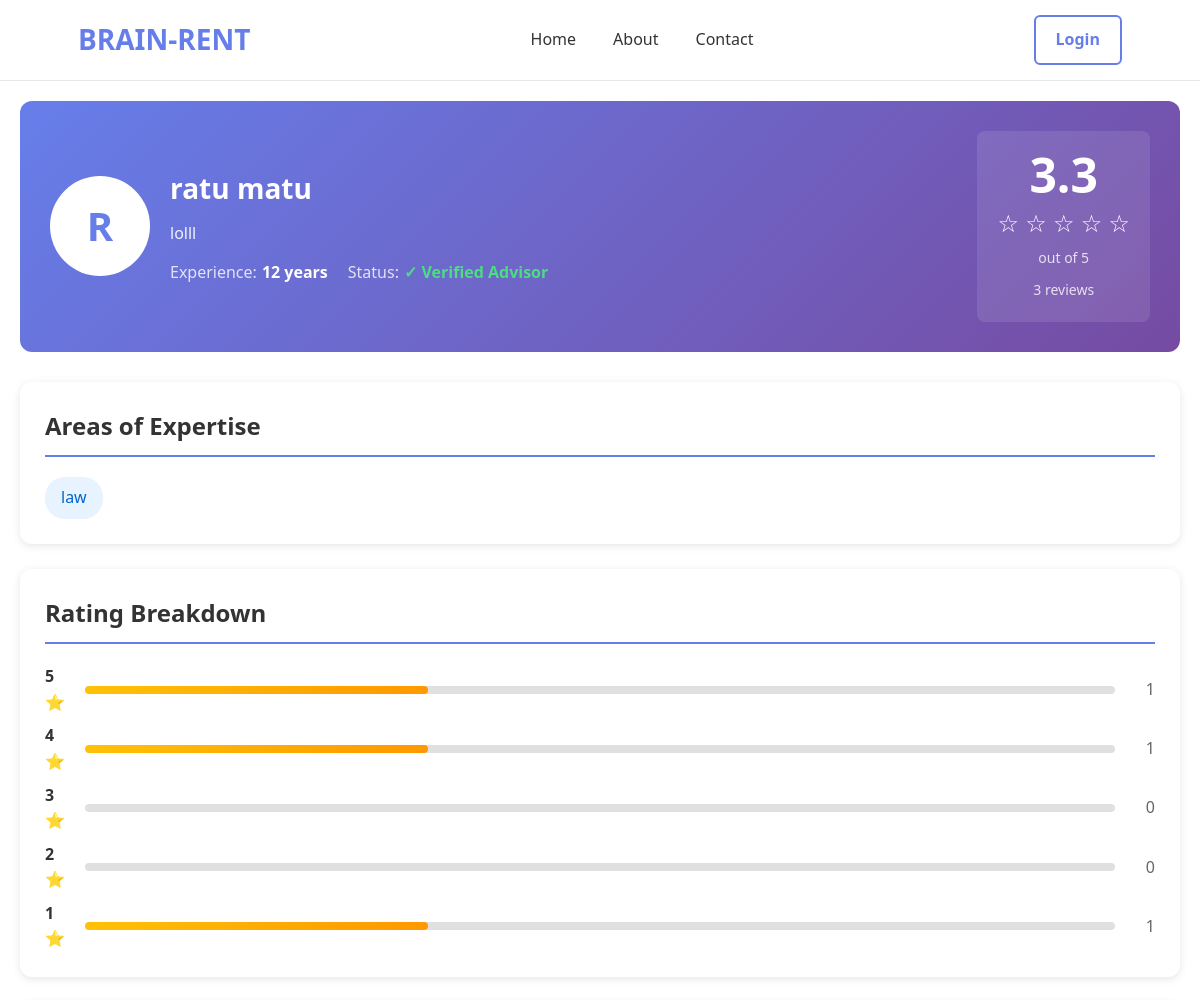
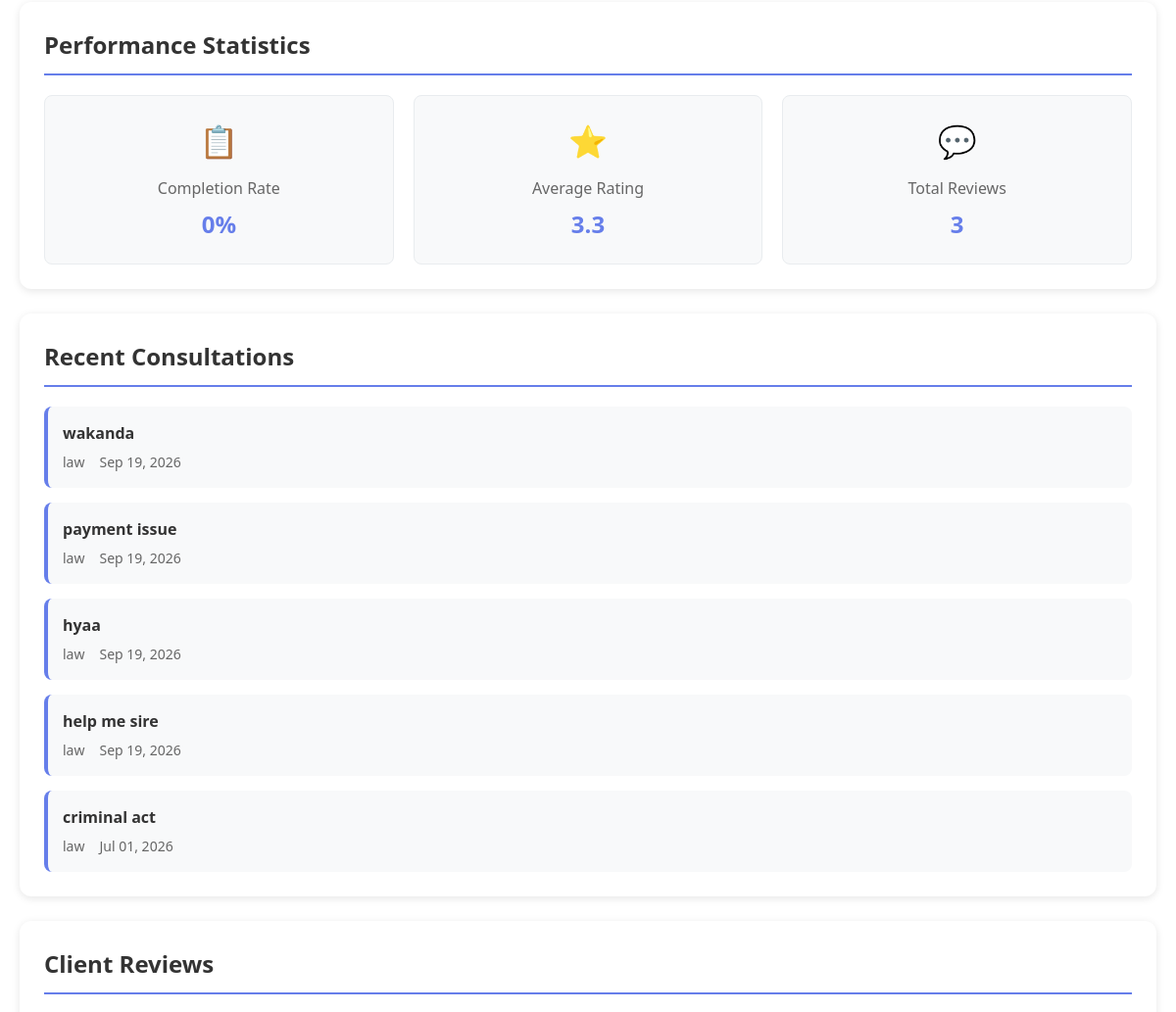
The app's page /advisor/profile/1/ (upper part), older data (2 pictures, top to bottom).
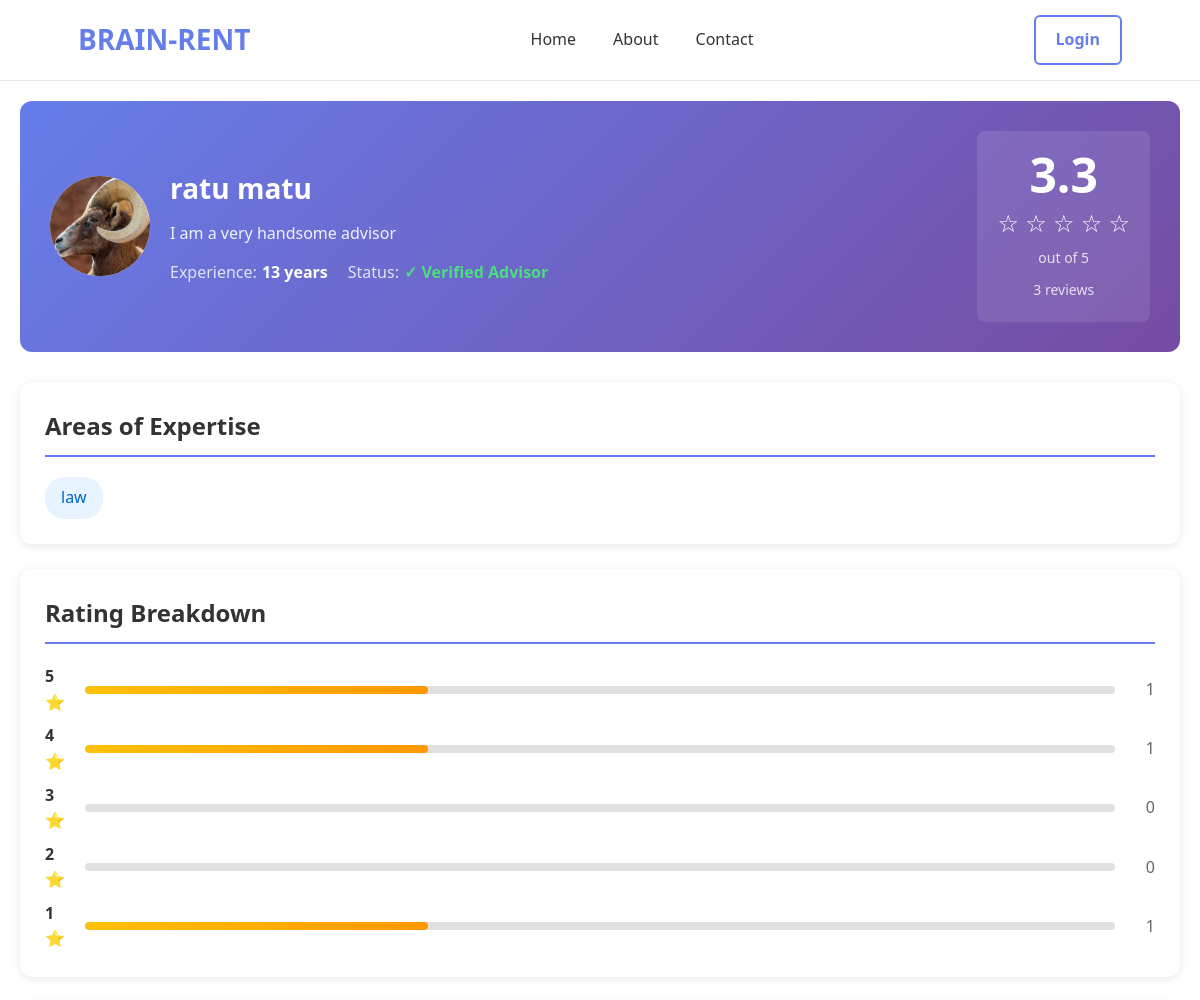
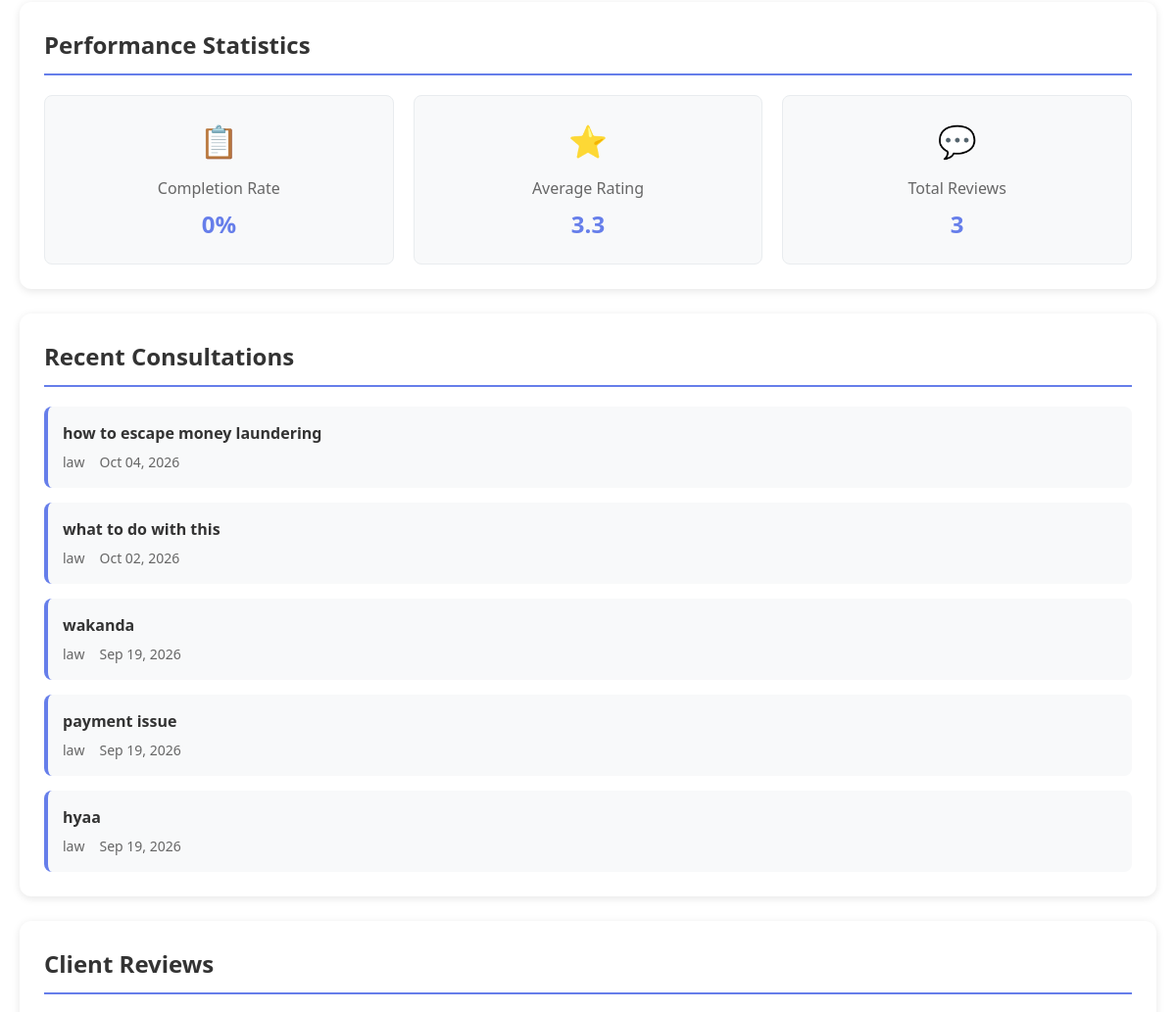
The same page, newer data (2 pictures, top to bottom).
### advisor/models.py (models this page shows, shortened)
class AdvisorProfile(models.Model):
    STATUS_CHOICES = [
        ("pending", "Pending"),
        ("under_review", "Under Review"),
        ("approved", "Approved"),
        ("rejected", "Rejected"),
        ("suspended", "Suspended"),
    ]
    user = models.OneToOneField(
        settings.AUTH_USER_MODEL,
        on_delete=models.CASCADE
    )
    bio = models.TextField()
    expertise = models.ManyToManyField(
    "question.Category",
    related_name="advisors"
 )
    experience = models.PositiveIntegerField(
        help_text="Years of experience"
    )
    consultation_rate = models.DecimalField(
        max_digits=10,
        decimal_places=2,
        default=0.00,
        help_text="Consultation rate per session in NPR"
    )
    verification_status = models.CharField(
        max_length=20,
        choices=STATUS_CHOICES,
        default="pending"
    )

### accounts/models.py (models this page shows, shortened)
class CustomUser(AbstractUser):
    ROLE_CHOICES = [
        ("questioner", "Questioner"),
        ("advisor", "Advisor"),
    ]
    role = models.CharField(
    max_length=20,
    choices=ROLE_CHOICES,
    default="questioner"
 )
    phone_number = models.CharField(
        max_length=15,
        blank=True
    )
    profile_picture = models.ImageField(
        upload_to="profile_pictures/",
        blank=True,
        null=True
    )
    created_at = models.DateTimeField(
        auto_now_add=True
    )
    updated_at = models.DateTimeField(
        auto_now=True
    )

### question/models.py (models this page shows, shortened)
class Category(models.Model):
    name = models.CharField(
        max_length=100,
        unique=True
    )
    description = models.TextField(
        blank=True
    )
    icon = models.ImageField(
        upload_to="category_icons/",
        blank=True,
        null=True
    )

class QuestionAssignment(models.Model):
    STATUS_CHOICES = [
        ("invited", "Invited"),
        ("accepted", "Accepted"),
        ("declined", "Declined"),
        ("selected", "Selected"),
        ("completed", "Completed"),
    ]
    question = models.ForeignKey(
        Question,
        on_delete=models.CASCADE,
        related_name="assignments"
    )
    advisor = models.ForeignKey(
        "advisor.AdvisorProfile",
        on_delete=models.CASCADE,
        related_name="assignments"
    )
    status = models.CharField(
        max_length=20,
        choices=STATUS_CHOICES,
        default="invited"
    )
    assigned_at = models.DateTimeField(
        auto_now_add=True
    )
    class Meta:
        unique_together = ("question", "advisor")

class Question(models.Model):
    STATUS_CHOICES = [
        ("pending", "Pending"),
        ("accepted", "Accepted"),
        ("completed", "Completed"),
        ("cancelled", "Cancelled"),
    ]
    questioner = models.ForeignKey(
        settings.AUTH_USER_MODEL,
        on_delete=models.CASCADE,
        related_name="questions"
    )
    category = models.ForeignKey(
        Category,
        on_delete=models.CASCADE,
        related_name="questions"
    )
    title = models.CharField(
        max_length=200
    )
    description = models.TextField()
    status = models.CharField(
        max_length=20,
        choices=STATUS_CHOICES,
        default="pending"
    )
    created_at = models.DateTimeField(
        auto_now_add=True
    )

### advisor/views.py (the view)
def advisor_profile_view(request, advisor_id):
    advisor = get_object_or_404(
        AdvisorProfile,
        id=advisor_id,
        verification_status='approved'
    )
    reviews = Review.objects.filter(
        advisor=advisor
    ).select_related(
        'question',
        'questioner',
        'question__category'
    ).order_by('-created_at')
    rating_stats = reviews.aggregate(
        average_rating=Avg('rating'),
        total_reviews=Count('id')
    )
    average_rating = rating_stats['average_rating'] or 0
    total_reviews = rating_stats['total_reviews'] or 0
    rating_distribution = {}
    for i in range(1, 6):
        count = reviews.filter(rating=i).count()
        percentage = (count / total_reviews * 100) if total_reviews > 0 and count > 0 else 0
        rating_distribution[str(i)] = {
            'count': count,
            'percentage': percentage
        }
    from question.models import QuestionAssignment
    recent_assignments = QuestionAssignment.objects.filter(
        advisor=advisor,
        status='accepted'
    ).select_related(
        'question',
        'question__category'
    ).order_by('-assigned_at')[:5]
    total_assignments = QuestionAssignment.objects.filter(advisor=advisor).count()
    completed_assignments = QuestionAssignment.objects.filter(
        advisor=advisor,
        status='completed'
    ).count()
    completion_rate = (completed_assignments / total_assignments * 100) if total_assignments > 0 else 0
    return render(
        request,
        'advisor/advisor_profile.html',
        {
            'advisor': advisor,
            'reviews': reviews,
            'average_rating': average_rating,
            'total_reviews': total_reviews,
            'rating_distribution': rating_distribution,
            'recent_assignments': recent_assignments,
            'completion_rate': completion_rate,
        }
    )

### templates/advisor/advisor_profile.html (shortened to what this page needs)
{% extends "base.html" %}
{% block content %}
<div class="advisor-profile-container">
    <div class="profile-header">
        <div class="profile-info">
            <div class="profile-avatar">
                {% if advisor.user.profile_picture %}
                    <img src="{{ advisor.user.profile_picture.url }}" alt="{{ advisor.user.username }}" class="avatar-img">
                {% else %}
                    <div class="avatar-placeholder">
                        {{ advisor.user.username|first|upper }}
                    </div>
                {% endif %}
            </div>
            <div class="profile-details">
                <h1>{{ advisor.user.get_full_name|default:advisor.user.username }}</h1>
                <p class="bio">{{ advisor.bio }}</p>
                <div class="profile-stats">
                    <div class="stat-item">
                        <span class="stat-label">Experience:</span>
                        <span class="stat-value">{{ advisor.experience }} years</span>
                    </div>
                    <div class="stat-item">
                        <span class="stat-label">Status:</span>
                        <span class="stat-value approved">✓ Verified Advisor</span>
                    </div>
                </div>
            </div>
        </div>
        <div class="rating-summary">
            <div class="average-rating">
                <div class="rating-number">{{ average_rating|floatformat:1 }}</div>
                <div class="rating-stars">
                    {% for i in "12345" %}
                        {% if i <= average_rating %}
                            ⭐
                        {% else %}
                            ☆
                        {% endif %}
                    {% endfor %}
                </div>
                <div class="rating-label">out of 5</div>
            </div>
            <div class="total-reviews">{{ total_reviews }} review{{ total_reviews|pluralize }}</div>
        </div>
    </div>
    <div class="expertise-section">
        <h2>Areas of Expertise</h2>
        <div class="expertise-tags">
            {% for category in advisor.expertise.all %}
                <span class="expertise-tag">{{ category.name }}</span>
            {% empty %}
                <p class="no-expertise">No expertise areas listed</p>
            {% endfor %}
        </div>
    </div>
    <div class="rating-breakdown">
        <h2>Rating Breakdown</h2>
        <div class="rating-bars">
            <div class="rating-bar-row">
                <span class="star-label">5 ⭐</span>
                <div class="bar-container">
                    <div class="bar-fill bar-fill-5" data-width="{{ rating_distribution.5.percentage }}"></div>
                </div>
                <span class="count-label">{{ rating_distribution.5.count }}</span>
            </div>
            <div class="rating-bar-row">
                <span class="star-label">4 ⭐</span>
                <div class="bar-container">
                    <div class="bar-fill bar-fill-4" data-width="{{ rating_distribution.4.percentage }}"></div>
                </div>
                <span class="count-label">{{ rating_distribution.4.count }}</span>
            </div>
            <div class="rating-bar-row">
                <span class="star-label">3 ⭐</span>
                <div class="bar-container">
                </div>
                <span class="count-label">{{ rating_distribution.3.count }}</span>
            </div>
            <div class="rating-bar-row">
                <span class="star-label">2 ⭐</span>
                <div class="bar-container">
                </div>
                <span class="count-label">{{ rating_distribution.2.count }}</span>
            </div>
            <div class="rating-bar-row">
                <span class="star-label">1 ⭐</span>
                <div class="bar-container">
                    <div class="bar-fill bar-fill-1" data-width="{{ rating_distribution.1.percentage }}"></div>
                </div>
                <span class="count-label">{{ rating_distribution.1.count }}</span>
            </div>
        </div>
    </div>
    <div class="performance-stats">
        <h2>Performance Statistics</h2>
        <div class="stats-grid">
            <div class="stat-card">
                <div class="stat-icon">📋</div>
                <div class="stat-title">Completion Rate</div>
                <div class="stat-number">{{ completion_rate|floatformat:0 }}%</div>
            </div>
            <div class="stat-card">
                <div class="stat-icon">⭐</div>
                <div class="stat-title">Average Rating</div>
                <div class="stat-number">{{ average_rating|floatformat:1 }}</div>
            </div>
            <div class="stat-card">
                <div class="stat-icon">💬</div>
                <div class="stat-title">Total Reviews</div>
                <div class="stat-number">{{ total_reviews }}</div>
            </div>
        </div>
    </div>
    {% if recent_assignments %}
        <div class="recent-assignments">
            <h2>Recent Consultations</h2>
            <div class="assignments-list">
                {% for assignment in recent_assignments %}
                    <div class="assignment-item">
                        <div class="assignment-title">{{ assignment.question.title }}</div>
                        <div class="assignment-meta">
                            <span class="category">{{ assignment.question.category.name }}</span>
                            <span class="date">{{ assignment.assigned_at|date:"M d, Y" }}</span>
                        </div>
                    </div>
                {% endfor %}
            </div>
        </div>
    {% endif %}
    <div class="reviews-section">
        <h2>Client Reviews</h2>
    </div>
</div>
{% endblock %}

### templates/base.html (shortened to what this page needs)
<!DOCTYPE html>
<html lang="en">
<head>
    {% load static %}
    <link rel="stylesheet" href="{% static 'css/base.css' %}">
</head>
<body>
    {% include 'includes/navbar.html' %}
    <main>
        {% block content %}
        {% endblock %}
    </main>
</body>
</html>

### templates/includes/navbar.html (shortened to what this page needs)
{% load static %}
<nav class="navbar">
    <div class="container">
        <a href="{% url 'home' %}" class="logo">
            BRAIN-RENT
        </a>
        <ul class="nav-links" id="navLinks">
            <li><a href="{% url 'home' %}">Home</a></li>
            {% if user.is_authenticated %}
                {% if user.role == "questioner" %}
                    <li><a href="{% url 'questioner_dashboard' %}">Dashboard</a></li>
                    <li><a href="{% url 'ask_question' %}">Ask Question</a></li>
                    <li><a href="{% url 'my_questions' %}">My Questions</a></li>
                    <li><a href="{% url 'questioner_profile_view' %}">My Profile</a></li>
                    <li><a href="{% url 'conversation_list' %}">My Chats</a></li>
                    <li><a href="{% url 'payment_history' %}">Payment History</a></li>
                {% elif user.role == "advisor" %}
                    <li><a href="{% url 'advisor_dashboard' %}">Dashboard</a></li>
                    <li><a href="{% url 'available_questions' %}">Available Questions</a></li>
                    <li><a href="{% url 'assigned_questions' %}">Assigned Questions</a></li>
                    <li><a href="{% url 'edit_advisor_profile' %}">My Profile</a></li>
                    <li><a href="{% url 'conversation_list' %}">My Chats</a></li>
                    <li><a href="{% url 'payment_history' %}">Payment History</a></li>
                {% endif %}
            {% else %}
                <li><a href="{% url 'about' %}">About</a></li>
                <li><a href="#">Contact</a></li>
            {% endif %}
        </ul>
        <div class="nav-buttons">
            {% if user.is_authenticated %}
                <a href="{% url 'notification_list' %}" class="notification-btn" id="notificationBtn" title="Notifications">
                    🔔
                    <span class="notification-badge" id="notificationBadge"></span>
                </a>
                <a href="{% url 'logout' %}" class="login-btn">Logout</a>
            {% else %}
                <a href="{% url 'login' %}" class="login-btn">Login</a>
            {% endif %}
        </div>
    </div>
</nav>

Row changes from the older to the newer data that the page shows:
no longer on this page (row unchanged): QuestionAssignment: question "help me sire", question.category.name "law", assigned_at "Sep 19, 2026"
no longer on this page (row unchanged): QuestionAssignment: question "criminal act", question.category.name "law", assigned_at "Jul 01, 2026"
changed AdvisorProfile "ratu matu": user.profile_picture: picture added; bio "lolll" → "I am a very handsome advisor"; experience "12" → "13"; user.username|first "R" → (not shown)
added QuestionAssignment: question "how to escape money laundering", question.category.name "law", assigned_at "Oct 04, 2026"
added QuestionAssignment: question "what to do with this", question.category.name "law", assigned_at "Oct 02, 2026"
